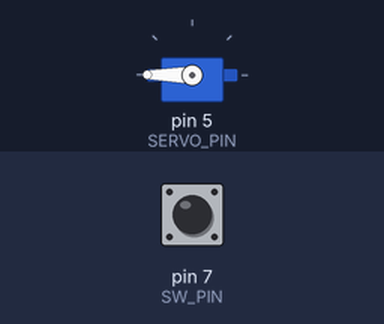
Recording of a sketch running on a simulated Arduino Uno, built with avr-gcc and run on an emulated ATmega328P. Shown: servo. The inputs (shaded band) are chosen by the test bench; at power-on: pin 7 (SW_PIN) HIGH.

Above: at 1.2 s.
1.3 s: pin 7 (SW_PIN) pulled LOW for 0.15 s
At 1.37 s:
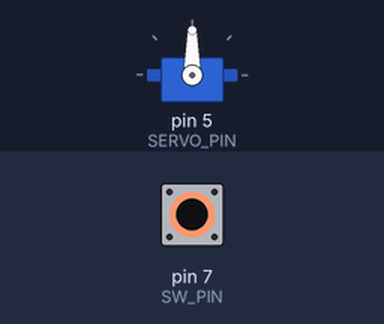
2.9 s: pin 7 (SW_PIN) pulled LOW for 3.2 s
At 6.8 s:
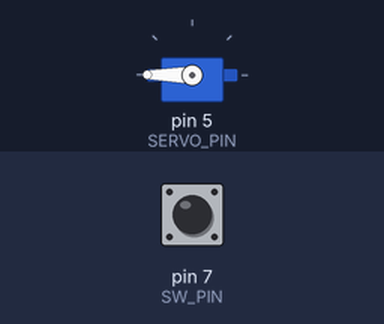
Timing chart, 0 to 8.3 s (numbered marks = the images above; inputs shaded):
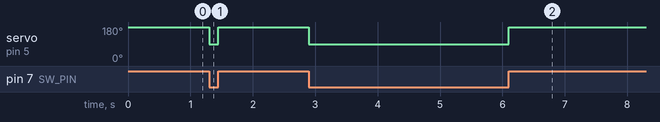

The sketch:

14_pwm_servo_btn.ino
```cpp
#include <Servo.h>

const int SERVO_PIN = 5;
const int SW_PIN = 7;

Servo myservo;

void setup() {
  // put your setup code here, to run once:
  myservo.attach(SERVO_PIN);
  pinMode(SW_PIN, INPUT_PULLUP);
}

void loop() {

  if(digitalRead(SW_PIN) == HIGH){
    myservo.write(180);
  }else{
    myservo.write(90);
  }

}
```

Measured:
- after the input at 1.3 s, servo on pin 5 (SERVO_PIN): 180° → 90° at once, → 180° 0.15 s later
- after the input at 2.9 s, servo on pin 5 (SERVO_PIN): 180° → 90° at once, → 180° 3.2 s later
